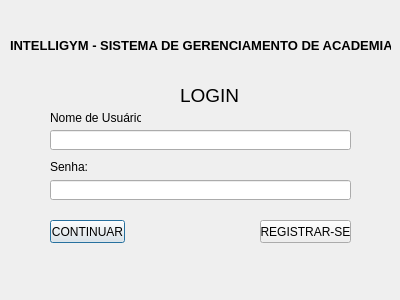
<?xml version="1.0" encoding="UTF-8"?>
<ui version="4.0">
 <class>Dialog</class>
 <widget class="QDialog" name="Dialog">
  <property name="geometry">
   <rect>
    <x>0</x>
    <y>0</y>
    <width>400</width>
    <height>300</height>
   </rect>
  </property>
  <property name="windowTitle">
   <string>Dialog</string>
  </property>
  <widget class="QLabel" name="label">
   <property name="geometry">
    <rect>
     <x>10</x>
     <y>30</y>
     <width>381</width>
     <height>31</height>
    </rect>
   </property>
   <property name="text">
    <string>&lt;html&gt;&lt;head/&gt;&lt;body&gt;&lt;p&gt;&lt;span style=&quot; font-size:10pt; font-weight:600;&quot;&gt;INTELLIGYM - SISTEMA DE GERENCIAMENTO DE ACADEMIAS&lt;/span&gt;&lt;/p&gt;&lt;/body&gt;&lt;/html&gt;</string>
   </property>
  </widget>
  <widget class="QLabel" name="label_2">
   <property name="geometry">
    <rect>
     <x>180</x>
     <y>80</y>
     <width>61</width>
     <height>31</height>
    </rect>
   </property>
   <property name="text">
    <string>&lt;html&gt;&lt;head/&gt;&lt;body&gt;&lt;p&gt;&lt;span style=&quot; font-size:14pt;&quot;&gt;LOGIN&lt;/span&gt;&lt;/p&gt;&lt;/body&gt;&lt;/html&gt;</string>
   </property>
  </widget>
  <widget class="QLabel" name="label_3">
   <property name="geometry">
    <rect>
     <x>50</x>
     <y>110</y>
     <width>91</width>
     <height>16</height>
    </rect>
   </property>
   <property name="text">
    <string>Nome de Usuário:</string>
   </property>
  </widget>
  <widget class="QLabel" name="label_4">
   <property name="geometry">
    <rect>
     <x>50</x>
     <y>160</y>
     <width>47</width>
     <height>13</height>
    </rect>
   </property>
   <property name="text">
    <string>Senha:</string>
   </property>
  </widget>
  <widget class="QPushButton" name="pushButton">
   <property name="geometry">
    <rect>
     <x>50</x>
     <y>220</y>
     <width>75</width>
     <height>23</height>
    </rect>
   </property>
   <property name="text">
    <string>CONTINUAR</string>
   </property>
  </widget>
  <widget class="QPushButton" name="pushButton_2">
   <property name="geometry">
    <rect>
     <x>260</x>
     <y>220</y>
     <width>91</width>
     <height>23</height>
    </rect>
   </property>
   <property name="text">
    <string>REGISTRAR-SE</string>
   </property>
  </widget>
  <widget class="QLineEdit" name="lineEdit">
   <property name="geometry">
    <rect>
     <x>50</x>
     <y>180</y>
     <width>301</width>
     <height>20</height>
    </rect>
   </property>
   <property name="autoFillBackground">
    <bool>false</bool>
   </property>
   <property name="inputMethodHints">
    <set>Qt::ImhHiddenText|Qt::ImhNoAutoUppercase|Qt::ImhNoPredictiveText|Qt::ImhSensitiveData</set>
   </property>
   <property name="inputMask">
    <string/>
   </property>
   <property name="text">
    <string/>
   </property>
   <property name="echoMode">
    <enum>QLineEdit::Password</enum>
   </property>
  </widget>
  <widget class="QLineEdit" name="lineEdit_2">
   <property name="geometry">
    <rect>
     <x>50</x>
     <y>130</y>
     <width>301</width>
     <height>20</height>
    </rect>
   </property>
   <property name="inputMethodHints">
    <set>Qt::ImhNone</set>
   </property>
  </widget>
 </widget>
 <resources/>
 <connections/>
</ui>
